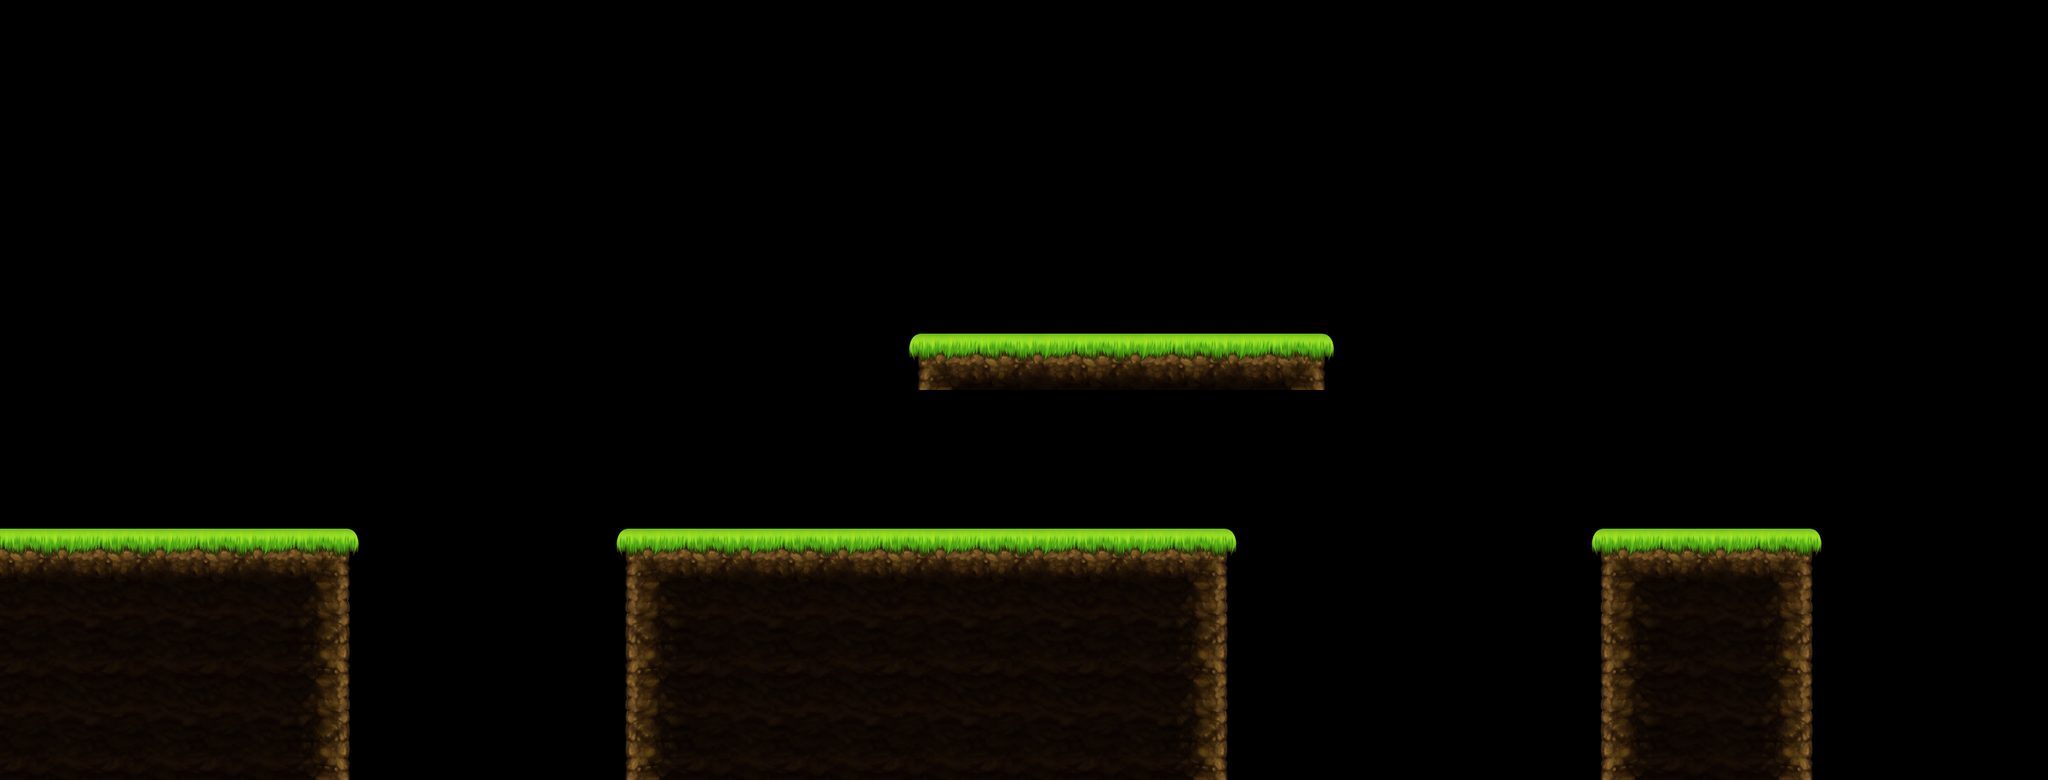

A level layout from a 2D game, rendered from its tile map. Below: a short description, then the map file with its tile-grid data intact:
An orthogonal 21x8 tile map with 128x128 px tiles, 1 tile layer (Calque de Tuiles 1), 8 tilesets.

<map version="1.8" tiledversion="1.8.4" orientation="orthogonal" renderorder="right-down" width="21" height="8" tilewidth="128" tileheight="128" infinite="0" nextlayerid="2" nextobjectid="1">
 <editorsettings>
  <export target="map1..tmx" format="tmx" />
 </editorsettings>
 <tileset firstgid="1" name="Tile_5" tilewidth="128" tileheight="128" tilecount="1" columns="1">
  <image source="tt/Tile_5.png" width="128" height="128" />
 </tileset>
 <tileset firstgid="2" name="Tile_2" tilewidth="128" tileheight="128" tilecount="1" columns="1">
  <image source="tt/Tile_2.png" width="128" height="128" />
 </tileset>
 <tileset firstgid="3" name="Tile_1" tilewidth="128" tileheight="128" tilecount="1" columns="1">
  <image source="tt/Tile_1.png" width="128" height="128" />
 </tileset>
 <tileset firstgid="4" name="Tile_3" tilewidth="128" tileheight="128" tilecount="1" columns="1">
  <image source="tt/Tile_3.png" width="128" height="128" />
 </tileset>
 <tileset firstgid="5" name="Tile_4" tilewidth="128" tileheight="128" tilecount="1" columns="1">
  <image source="tt/Tile_4.png" width="128" height="128" />
 </tileset>
 <tileset firstgid="6" name="Tile_6" tilewidth="128" tileheight="128" tilecount="1" columns="1">
  <image source="tt/Tile_6.png" width="128" height="128" />
 </tileset>
 <tileset firstgid="7" name="Object_5" tilewidth="128" tileheight="128" tilecount="1" columns="1">
  <image source="tt/Object_5.png" width="128" height="128" />
 </tileset>
 <tileset firstgid="8" name="Object_4" tilewidth="128" tileheight="128" tilecount="1" columns="1">
  <image source="tt/Object_4.png" width="128" height="128" />
 </tileset>
 <layer id="1" name="Calque de Tuiles 1" width="21" height="8">
  <data encoding="csv">
0,0,0,0,0,0,0,0,0,0,0,0,0,0,0,0,0,0,0,0,0,
0,0,0,0,0,0,0,0,0,0,0,0,0,0,0,0,0,0,0,0,0,
0,0,0,0,0,0,0,0,0,0,0,0,0,0,0,0,0,0,0,0,0,
0,0,0,0,0,0,0,0,0,3,2,2,2,4,0,0,0,0,0,0,0,
0,0,0,0,0,0,0,0,0,0,0,0,0,0,0,0,0,0,0,0,0,
2,2,2,4,0,0,3,2,2,2,2,2,4,0,0,0,3,2,4,0,0,
1,1,1,6,0,0,5,1,1,1,1,1,6,0,0,0,5,1,6,0,0,
1,1,1,6,0,0,5,1,1,1,1,1,6,0,0,0,5,1,6,0,0
</data>
 </layer>
</map>